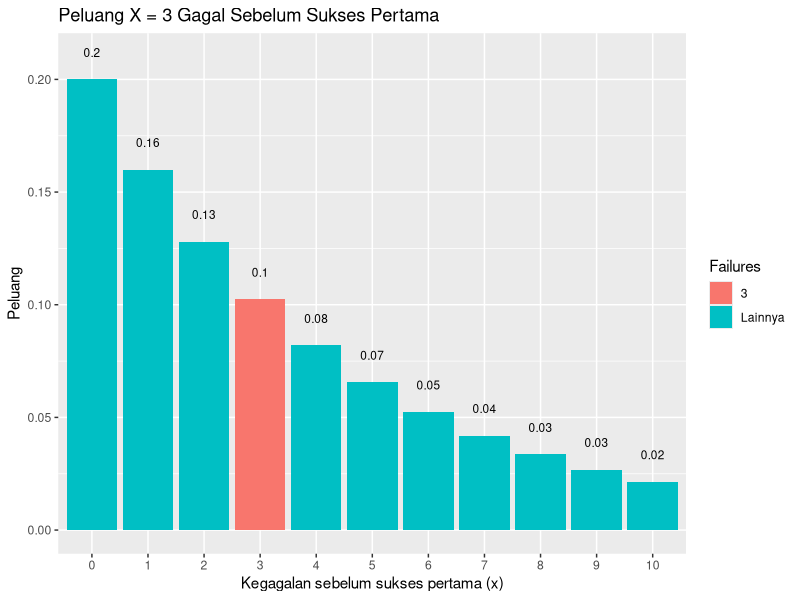
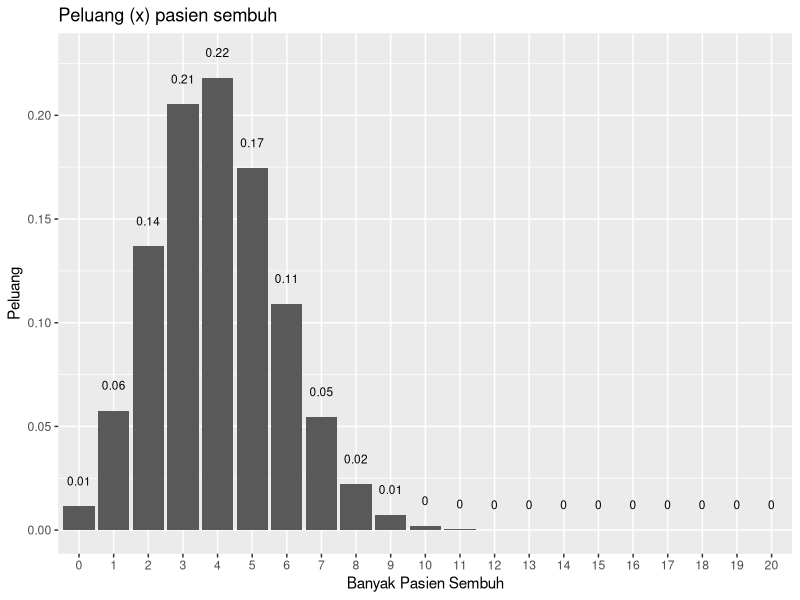
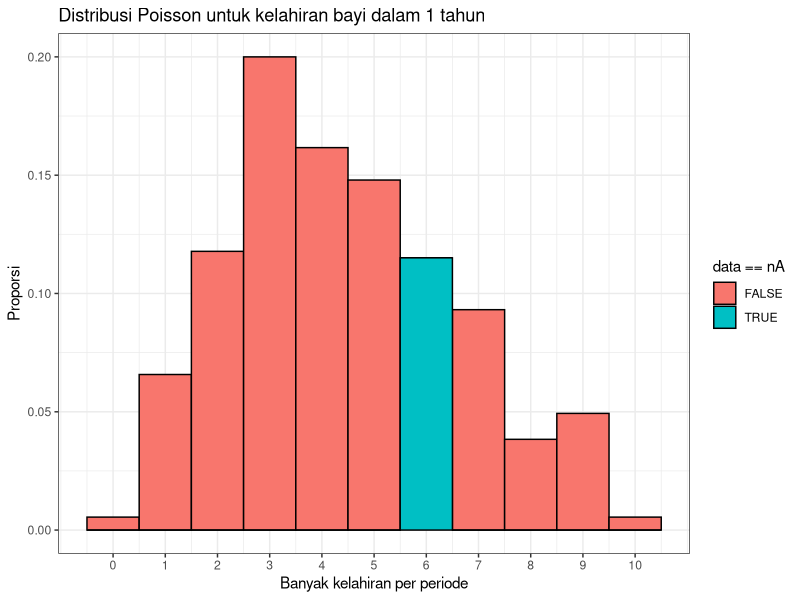
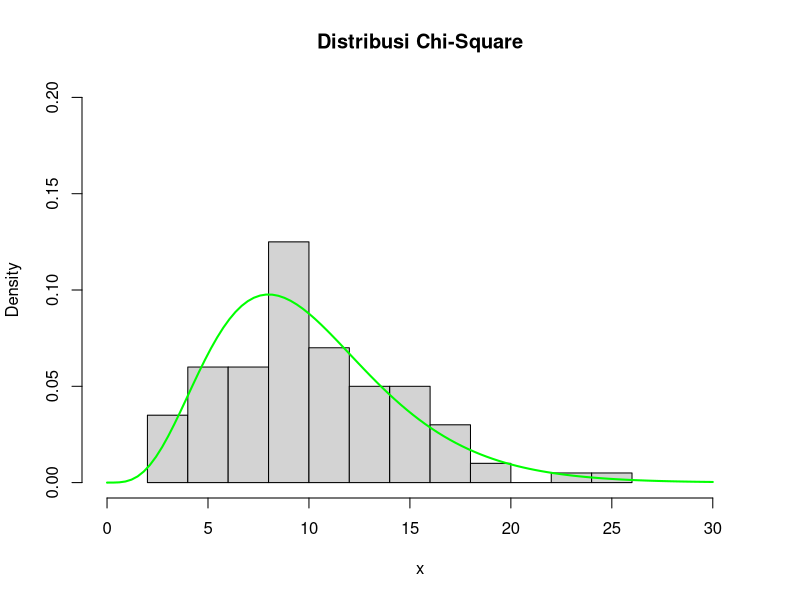
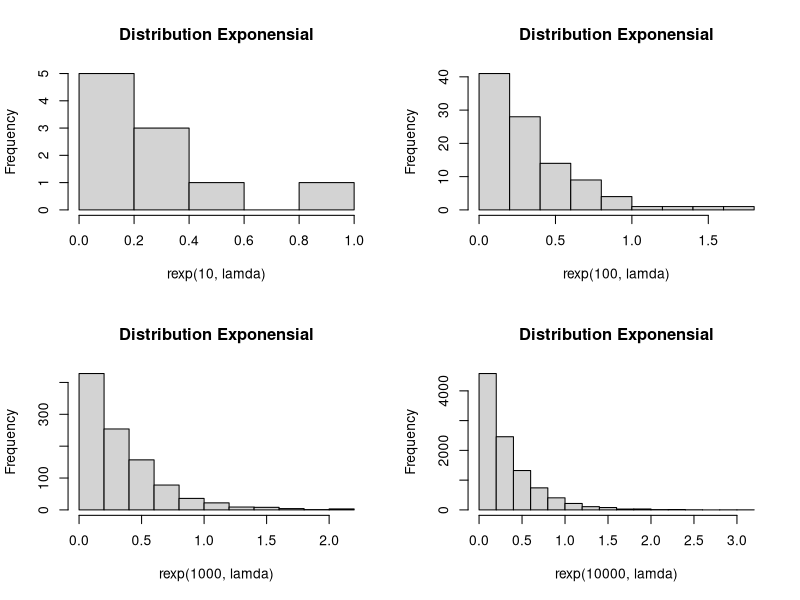
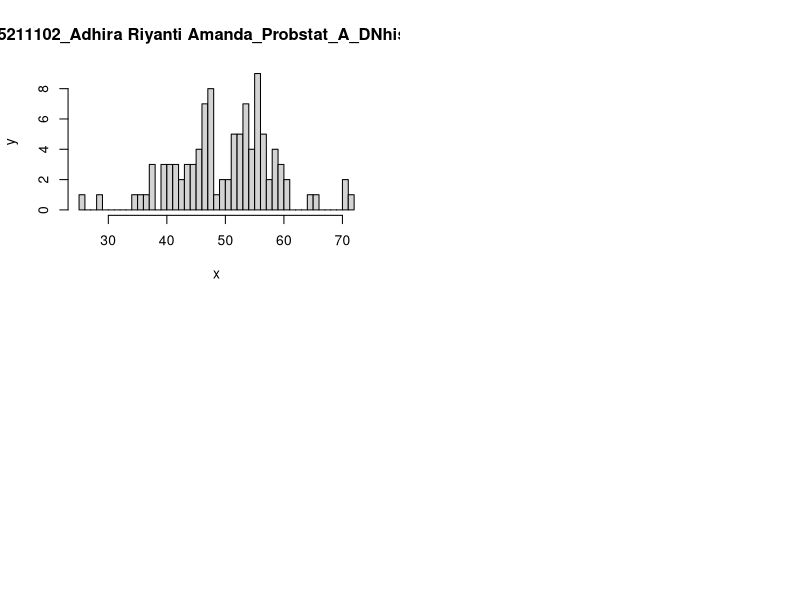

Recreate these plots in R, in order.
## Soal 1

# 1A
x = 3
p = 0.20
probA <- dgeom(x,p)
probA

# 1B
n = 10000
p = 0.20
probB <- mean(rgeom(n, p) == 3)
probB

# 1C
# Jawaban terdapat pada README

# 1D
library(dplyr)
library(ggplot2)

n = 3
p = 0.20
x = 0:10
data.frame(x, prob = dgeom(x, p)) %>%
mutate(Failures = ifelse(x == n, n, "Lainnya")) %>%
ggplot(aes(x = factor(x), y = prob, fill = Failures)) +
geom_col() +
geom_text(
    aes(label = round(prob,2), y = prob + 0.01),
    position = position_dodge(0.9),
    size = 3,
    vjust = 0
  ) +
  labs(title = "Peluang X = 3 Gagal Sebelum Sukses Pertama",
       x = "Kegagalan sebelum sukses pertama (x)",
       y = "Peluang") 

# 1E
rataan = 1/p
rataan
varian = (1-p)/(p^2)
varian

## Soal 2

# 2A
p = 0.2
nS = 20
sembuh = 4
peluang = dbinom(sembuh, nS, p)
peluang

# 2B
library(dplyr)
library(ggplot2)

x = 0:20
data.frame(x, prob = dbinom(x, nS, p)) %>%
  ggplot(aes(x = factor(x), y = prob)) +
  geom_col() +
  geom_text(
    aes(label = round(prob,2), y = prob + 0.01),
    position = position_dodge(0.9),
    size = 3,
    vjust = 0
  ) +
  labs(title = "Peluang (x) pasien sembuh",
       x = "Banyak Pasien Sembuh",
       y = "Peluang") 

# 2C
rataan = nS * p
rataan
varian = nS * p * (1-p)
varian

## Soal 3

# 3A
lamda = 4.5
nA = 6
prob <- dpois(nA, lamda)
prob

# 3B
set.seed(2)

poisson_data  <- data.frame('data' = rpois(365, lamda))

poisson_data  %>% ggplot() +
  geom_histogram(aes(x = data,
                     y = stat(count / sum(count)),
                     fill = data == nA),
                 binwidth = 1,
                 color = 'black',) +
  scale_x_continuous(breaks = 0:10) + 
  labs(x = 'Banyak kelahiran per periode',
       y = 'Proporsi',
       title = 'Distribusi Poisson untuk kelahiran bayi dalam 1 tahun') +
  theme_bw()

# 3C
# Jawaban terdapat pada README

# 3D
rataan = lamda
rataan
varian = lamda
varian

## Soal 4

# 4A
xChi = 2
v = 10
prob <- dchisq(xChi, v, ncp = 0, log = FALSE)
prob

# 4B
x <- rchisq(100, v)
hist(x, freq = FALSE, xlim = c(0,31), ylim = c(0,0.2), main="Distribusi Chi-Square")

curve(dchisq(x, v), from = 0, to = 30, n = 100, col = "green", lwd = 2, add = TRUE)

# 4C
rataan = v
rataan
varian = 2*v
varian

## Soal 5

# 5A
lamda = 3
prob <- dexp(lamda, rate = 1, log = FALSE)
prob

# 5B
par(mfrow = c(2,2))
set.seed(1)
hist(rexp(10, lamda), main = "Distribution Exponensial")
hist(rexp(100,lamda), main = "Distribution Exponensial")
hist(rexp(1000, lamda), main = "Distribution Exponensial")
hist(rexp(10000,lamda), main = "Distribution Exponensial")


# 5C
n = 100
set.seed(1)
mean = mean(rexp(n, rate = lamda))
mean

set.seed(1)
varian = (sd(rexp(n, rate = lamda))) ^ 2
varian

## Soal 6

# 6A
n <- 100
m <- 50
std.deviasi <- 8
set.seed(100)
random <- rnorm(100)
rata <- mean(random)
x1 <- floor(rata)
x2 <- ceiling(rata)

z1 <- (x1 - m) / std.deviasi
z2 <- (x2 - m) / std.deviasi

prob = rnorm(n = 100, mean = m, sd = std.deviasi)
prob

# 6B
hist(rnorm(n = 100, mean = m, sd = std.deviasi), xlab="x", ylab="y" ,breaks = 50,
     main = "5025211102_Adhira Riyanti Amanda_Probstat_A_DNhistogram")

# 6c
varians = std.deviasi ** 2
varians

